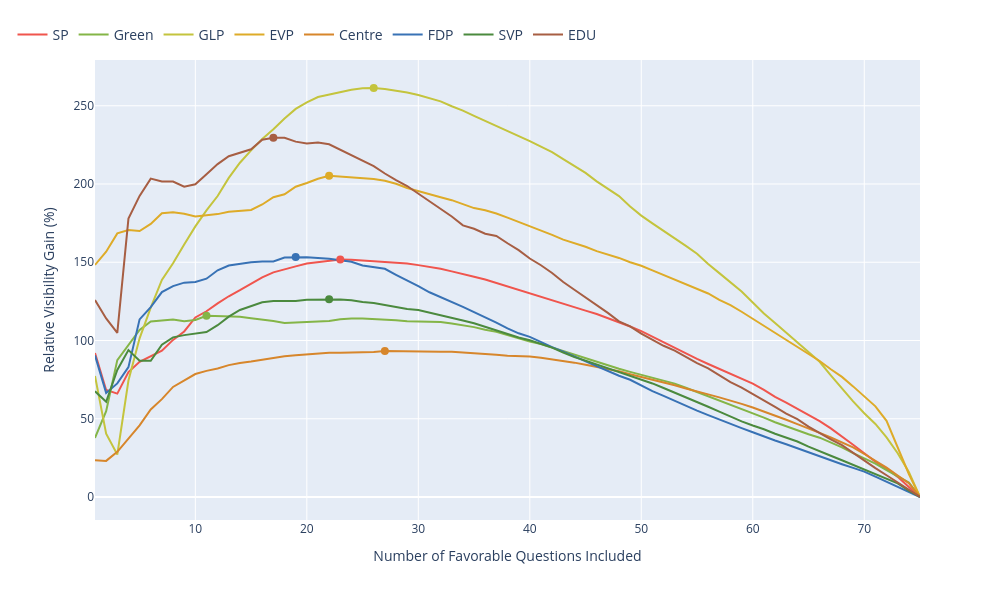

Source (notebook cell):
### Markdown cell above
### Plot

### Code cell
# VISUALIZE

fig = px.line(
    df_melted,
    x='# Questions',
    y='Party Visibility', 
    color='Party',
    width=1200, 
    height=800,
    color_discrete_map=PARTY2COLOR,
    category_orders={'Party': PARTIES_LEFT_TO_RIGHT},
)



# Find the maximum y-value for each group in 'variable' and add a cross marker
for variable in df_melted['Party'].unique():
    max_row = df_melted[df_melted['Party'] == variable].loc[df_melted[df_melted['Party'] == variable]['Party Visibility'].idxmax()]
    fig.add_trace(go.Scatter(
        x=[max_row['# Questions']],
        y=[max_row['Party Visibility']],
        mode='markers',
        marker=dict(symbol='circle', size=8, color=PARTY2COLOR[variable]),
        name=f'{variable}',
        showlegend=False,
    ))


#for party in [p for p in PARTIES_LEFT_TO_RIGHT if p in df_melted['Party'].unique()]:
#    fig.add_trace(go.Scatter(
#        x=[None],
#        y=[None],
#        mode='lines+markers',
#        line=dict(color=PARTY2COLOR[party], width=2),
#        marker=dict(symbol='circle', size=8, color=PARTY2COLOR[party]),
#        showlegend=True,
#        name=party,
#    ))


# Update layout for secondary y-axis
fig.update_layout(
    xaxis_title='Number of Favorable Questions Included',
    yaxis_title='Relative Visibility Gain (%)',
    legend_title='Party',
    width=1000,
    height=600,
    legend=dict(
        title=None,
        orientation="h",
        yanchor="bottom",
        y=1.02,
        xanchor="left",
        x=-0.1,
        font=dict(size=14),
        #itemwidth=60,
    )
)

### Figure 1 — Plotly figure (JSON) as saved in the notebook; plotly's stock layout.template omitted (floating-point values rounded to 4 significant figures)
{"data": [{"hovertemplate": "Party=SP<br># Questions=%{x}<br>Party Visibility=%{y}<extra></extra>", "legendgroup": "SP", "line": {"color": "#F0554D", "dash": "solid"}, "marker": {"symbol": "circle"}, "mode": "lines", "name": "SP", "orientation": "v", "showlegend": true, "type": "scatter", "x": [1, 2, 3, 4, 5, 6, 7, 8, 9, 10, 11, 12, 13, 14, 15, 16, 17, 18, 19, 20, 21, 22, 23, 24, 25, 26, 27, 28, 29, 30, 31, 32, 33, 34, 35, 36, 37, 38, 39, 40, 41, 42, 43, 44, 45, 46, 47, 48, 49, 50, 51, 52, 53, 54, 55, 56, 57, 58, 59, 60, 61, 62, 63, 64, 65, 66, 67, 68, 69, 70, 71, 72, 73, 74, 75], "xaxis": "x", "y": [91.94, 68.34, 66.03, 79.82, 86.36, 89.66, 93.48, 100.4, 105.8, 114.7, 118.7, 123.7, 128.3, 132.1, 136.1, 140.3, 143.5, 145.7, 147.4, 149.2, 150.2, 151.1, 151.7, 151.6, 151.1, 150.7, 150.4, 150.0, 149.2, 148.2, 147.1, 145.9, 144.2, 142.7, 140.7, 138.9, 136.7, 134.4, 132.1, 129.8, 127.5, 125.3, 123.5, 121.3, 119.1, 116.9, 114.4, 111.7, 108.9, 106.0, 102.4, 99.02, 95.12, 91.61, 88.24, 84.98, 81.94, 78.79, 75.77, 72.46, 68.5, 64.0, 60.29, 56.48, 52.65, 48.49, 43.85, 38.77, 33.41, 27.99, 22.61, 18.01, 12.88, 6.369, 0], "yaxis": "y"}, {"hovertemplate": "Party=Green<br># Questions=%{x}<br>Party Visibility=%{y}<extra></extra>", "legendgroup": "Green", "line": {"color": "#84B547", "dash": "solid"}, "marker": {"symbol": "circle"}, "mode": "lines", "name": "Green", "orientation": "v", "showlegend": true, "type": "scatter", "x": [1, 2, 3, 4, 5, 6, 7, 8, 9, 10, 11, 12, 13, 14, 15, 16, 17, 18, 19, 20, 21, 22, 23, 24, 25, 26, 27, 28, 29, 30, 31, 32, 33, 34, 35, 36, 37, 38, 39, 40, 41, 42, 43, 44, 45, 46, 47, 48, 49, 50, 51, 52, 53, 54, 55, 56, 57, 58, 59, 60, 61, 62, 63, 64, 65, 66, 67, 68, 69, 70, 71, 72, 73, 74, 75], "xaxis": "x", "y": [37.74, 54.87, 87.44, 96.73, 106.7, 112.2, 112.7, 113.5, 112.4, 113.2, 115.7, 115.6, 115.7, 115.2, 114.2, 113.6, 112.5, 111.1, 111.3, 111.7, 112.2, 112.4, 113.5, 114.1, 114.0, 113.7, 113.5, 112.9, 112.3, 112.2, 112.1, 111.8, 110.9, 109.8, 108.5, 106.9, 105.5, 103.4, 101.2, 99.37, 97.74, 95.48, 93.17, 90.74, 88.41, 86.03, 83.83, 81.92, 79.94, 78.01, 76.08, 74.18, 72.45, 69.79, 67.13, 64.36, 61.62, 58.98, 56.07, 53.5, 50.72, 47.77, 45.17, 42.65, 40.06, 37.9, 34.94, 31.68, 28.06, 24.54, 21.26, 17.16, 13.48, 9.322, 0], "yaxis": "y"}, {"hovertemplate": "Party=GLP<br># Questions=%{x}<br>Party Visibility=%{y}<extra></extra>", "legendgroup": "GLP", "line": {"color": "#C4C43D", "dash": "solid"}, "marker": {"symbol": "circle"}, "mode": "lines", "name": "GLP", "orientation": "v", "showlegend": true, "type": "scatter", "x": [1, 2, 3, 4, 5, 6, 7, 8, 9, 10, 11, 12, 13, 14, 15, 16, 17, 18, 19, 20, 21, 22, 23, 24, 25, 26, 27, 28, 29, 30, 31, 32, 33, 34, 35, 36, 37, 38, 39, 40, 41, 42, 43, 44, 45, 46, 47, 48, 49, 50, 51, 52, 53, 54, 55, 56, 57, 58, 59, 60, 61, 62, 63, 64, 65, 66, 67, 68, 69, 70, 71, 72, 73, 74, 75], "xaxis": "x", "y": [77.31, 40.44, 27.11, 74.42, 101.4, 121.0, 138.7, 149.4, 161.3, 172.9, 183.2, 192.3, 203.9, 213.6, 221.5, 228.8, 235.0, 241.8, 248.0, 252.2, 255.6, 257.3, 258.8, 260.2, 261.1, 261.3, 260.6, 259.6, 258.4, 256.9, 255.0, 252.8, 249.7, 246.9, 243.6, 240.3, 237.2, 234.1, 230.5, 227.4, 223.8, 220.3, 215.9, 211.4, 207.1, 201.7, 196.9, 192.3, 185.6, 179.8, 174.8, 170.1, 165.6, 160.5, 155.5, 148.9, 143.1, 137.1, 131.3, 124.3, 117.3, 111.2, 105.1, 98.73, 93.03, 86.39, 77.76, 69.21, 61.07, 53.51, 46.69, 38.06, 27.99, 15.93, 0], "yaxis": "y"}, {"hovertemplate": "Party=EVP<br># Questions=%{x}<br>Party Visibility=%{y}<extra></extra>", "legendgroup": "EVP", "line": {"color": "#DEAB28", "dash": "solid"}, "marker": {"symbol": "circle"}, "mode": "lines", "name": "EVP", "orientation": "v", "showlegend": true, "type": "scatter", "x": [1, 2, 3, 4, 5, 6, 7, 8, 9, 10, 11, 12, 13, 14, 15, 16, 17, 18, 19, 20, 21, 22, 23, 24, 25, 26, 27, 28, 29, 30, 31, 32, 33, 34, 35, 36, 37, 38, 39, 40, 41, 42, 43, 44, 45, 46, 47, 48, 49, 50, 51, 52, 53, 54, 55, 56, 57, 58, 59, 60, 61, 62, 63, 64, 65, 66, 67, 68, 69, 70, 71, 72, 73, 74, 75], "xaxis": "x", "y": [148.3, 156.8, 168.4, 170.6, 169.9, 174.5, 181.4, 181.9, 181.0, 179.2, 180.0, 180.8, 182.2, 182.8, 183.4, 186.9, 191.6, 193.4, 198.3, 200.7, 203.4, 205.2, 204.8, 204.4, 203.8, 203.2, 202.1, 200.2, 197.4, 195.6, 193.5, 191.6, 189.7, 187.0, 184.6, 183.2, 181.1, 178.5, 175.8, 172.9, 170.2, 167.5, 164.5, 162.2, 159.9, 157.1, 155.0, 152.8, 150.0, 147.8, 144.8, 141.9, 139.0, 135.8, 133.1, 130.0, 126.0, 122.6, 118.4, 113.8, 109.5, 105.0, 100.6, 95.9, 91.52, 86.91, 81.66, 76.76, 70.68, 64.34, 57.91, 48.68, 31.23, 14.72, 0], "yaxis": "y"}, {"hovertemplate": "Party=Centre<br># Questions=%{x}<br>Party Visibility=%{y}<extra></extra>", "legendgroup": "Centre", "line": {"color": "#D7862B", "dash": "solid"}, "marker": {"symbol": "circle"}, "mode": "lines", "name": "Centre", "orientation": "v", "showlegend": true, "type": "scatter", "x": [1, 2, 3, 4, 5, 6, 7, 8, 9, 10, 11, 12, 13, 14, 15, 16, 17, 18, 19, 20, 21, 22, 23, 24, 25, 26, 27, 28, 29, 30, 31, 32, 33, 34, 35, 36, 37, 38, 39, 40, 41, 42, 43, 44, 45, 46, 47, 48, 49, 50, 51, 52, 53, 54, 55, 56, 57, 58, 59, 60, 61, 62, 63, 64, 65, 66, 67, 68, 69, 70, 71, 72, 73, 74, 75], "xaxis": "x", "y": [23.5, 23.08, 28.86, 37.47, 45.81, 55.97, 62.55, 70.34, 74.61, 78.58, 80.6, 82.16, 84.28, 85.65, 86.52, 87.63, 89.03, 89.88, 90.57, 91.25, 91.79, 92.15, 92.15, 92.23, 92.56, 92.72, 93.25, 93.06, 93.03, 92.99, 92.87, 92.8, 92.77, 92.4, 91.84, 91.39, 90.87, 90.28, 89.87, 89.82, 88.91, 88.03, 87.05, 85.85, 84.52, 83.24, 81.93, 80.31, 78.49, 76.79, 75.07, 73.21, 71.37, 69.33, 67.26, 65.56, 63.64, 61.68, 59.51, 57.17, 54.66, 52.02, 49.36, 46.56, 43.51, 40.94, 38.02, 34.9, 31.73, 27.47, 23.34, 18.78, 13.72, 8.794, 0], "yaxis": "y"}, {"hovertemplate": "Party=FDP<br># Questions=%{x}<br>Party Visibility=%{y}<extra></extra>", "legendgroup": "FDP", "line": {"color": "#3872B5", "dash": "solid"}, "marker": {"symbol": "circle"}, "mode": "lines", "name": "FDP", "orientation": "v", "showlegend": true, "type": "scatter", "x": [1, 2, 3, 4, 5, 6, 7, 8, 9, 10, 11, 12, 13, 14, 15, 16, 17, 18, 19, 20, 21, 22, 23, 24, 25, 26, 27, 28, 29, 30, 31, 32, 33, 34, 35, 36, 37, 38, 39, 40, 41, 42, 43, 44, 45, 46, 47, 48, 49, 50, 51, 52, 53, 54, 55, 56, 57, 58, 59, 60, 61, 62, 63, 64, 65, 66, 67, 68, 69, 70, 71, 72, 73, 74, 75], "xaxis": "x", "y": [90.49, 66.53, 72.58, 82.98, 113.5, 121.4, 130.9, 134.7, 137.0, 137.4, 139.5, 144.9, 147.9, 149.0, 150.1, 150.5, 150.5, 153.1, 153.3, 153.3, 152.8, 152.3, 151.2, 150.3, 148.0, 147.0, 145.8, 142.0, 138.6, 134.7, 130.8, 127.8, 124.9, 121.5, 118.1, 115.0, 111.4, 107.7, 104.6, 102.3, 98.88, 95.76, 92.88, 89.79, 87.05, 83.57, 80.51, 77.47, 74.92, 71.05, 67.64, 64.59, 61.38, 58.47, 55.24, 52.34, 49.4, 46.8, 44.02, 41.35, 38.5, 36.08, 33.67, 31.06, 28.49, 26.01, 23.46, 20.97, 18.58, 16.24, 13.03, 9.713, 6.397, 3.234, 0], "yaxis": "y"}, {"hovertemplate": "Party=SVP<br># Questions=%{x}<br>Party Visibility=%{y}<extra></extra>", "legendgroup": "SVP", "line": {"color": "#4B8A3E", "dash": "solid"}, "marker": {"symbol": "circle"}, "mode": "lines", "name": "SVP", "orientation": "v", "showlegend": true, "type": "scatter", "x": [1, 2, 3, 4, 5, 6, 7, 8, 9, 10, 11, 12, 13, 14, 15, 16, 17, 18, 19, 20, 21, 22, 23, 24, 25, 26, 27, 28, 29, 30, 31, 32, 33, 34, 35, 36, 37, 38, 39, 40, 41, 42, 43, 44, 45, 46, 47, 48, 49, 50, 51, 52, 53, 54, 55, 56, 57, 58, 59, 60, 61, 62, 63, 64, 65, 66, 67, 68, 69, 70, 71, 72, 73, 74, 75], "xaxis": "x", "y": [67.54, 60.89, 81.16, 93.86, 87.12, 87.0, 97.33, 102.0, 103.4, 104.5, 105.4, 109.8, 115.2, 119.5, 121.7, 124.4, 125.2, 125.3, 125.3, 126.0, 126.1, 126.4, 126.3, 125.7, 124.6, 124.0, 122.7, 121.6, 120.1, 119.4, 117.9, 116.2, 114.6, 112.8, 111.0, 108.7, 106.6, 103.9, 101.9, 100.1, 97.62, 95.42, 92.3, 89.39, 87.17, 84.75, 82.5, 79.94, 77.84, 75.19, 72.56, 69.65, 66.69, 63.95, 60.77, 57.64, 54.53, 51.21, 48.34, 45.71, 43.32, 40.41, 37.89, 35.46, 32.21, 29.47, 26.37, 23.47, 20.46, 17.38, 14.88, 11.73, 8.749, 4.073, 0], "yaxis": "y"}, {"hovertemplate": "Party=EDU<br># Questions=%{x}<br>Party Visibility=%{y}<extra></extra>", "legendgroup": "EDU", "line": {"color": "#A75E43", "dash": "solid"}, "marker": {"symbol": "circle"}, "mode": "lines", "name": "EDU", "orientation": "v", "showlegend": true, "type": "scatter", "x": [1, 2, 3, 4, 5, 6, 7, 8, 9, 10, 11, 12, 13, 14, 15, 16, 17, 18, 19, 20, 21, 22, 23, 24, 25, 26, 27, 28, 29, 30, 31, 32, 33, 34, 35, 36, 37, 38, 39, 40, 41, 42, 43, 44, 45, 46, 47, 48, 49, 50, 51, 52, 53, 54, 55, 56, 57, 58, 59, 60, 61, 62, 63, 64, 65, 66, 67, 68, 69, 70, 71, 72, 73, 74, 75], "xaxis": "x", "y": [125.8, 114.1, 104.9, 177.9, 192.4, 203.4, 201.6, 201.6, 198.3, 199.8, 206.2, 212.7, 217.7, 219.8, 222.2, 228.3, 229.6, 229.6, 227.1, 225.9, 226.4, 225.4, 222.0, 218.7, 214.8, 211.4, 206.7, 202.4, 198.7, 193.7, 189.0, 184.2, 179.3, 173.6, 171.4, 168.2, 166.8, 162.1, 157.8, 152.4, 148.1, 143.2, 137.4, 132.4, 127.6, 123.1, 117.6, 112.2, 109.0, 104.4, 100.4, 96.62, 93.55, 89.59, 85.6, 82.23, 78.02, 73.44, 69.9, 65.87, 61.9, 57.56, 53.3, 49.77, 44.95, 40.77, 36.87, 33.12, 28.21, 23.07, 18.49, 13.9, 9.195, 4.598, 0], "yaxis": "y"}, {"marker": {"color": "#D7862B", "size": 8, "symbol": "circle"}, "mode": "markers", "name": "Centre", "showlegend": false, "type": "scatter", "x": [27], "y": [93.25]}, {"marker": {"color": "#84B547", "size": 8, "symbol": "circle"}, "mode": "markers", "name": "Green", "showlegend": false, "type": "scatter", "x": [11], "y": [115.7]}, {"marker": {"color": "#3872B5", "size": 8, "symbol": "circle"}, "mode": "markers", "name": "FDP", "showlegend": false, "type": "scatter", "x": [19], "y": [153.3]}, {"marker": {"color": "#F0554D", "size": 8, "symbol": "circle"}, "mode": "markers", "name": "SP", "showlegend": false, "type": "scatter", "x": [23], "y": [151.7]}, {"marker": {"color": "#C4C43D", "size": 8, "symbol": "circle"}, "mode": "markers", "name": "GLP", "showlegend": false, "type": "scatter", "x": [26], "y": [261.3]}, {"marker": {"color": "#4B8A3E", "size": 8, "symbol": "circle"}, "mode": "markers", "name": "SVP", "showlegend": false, "type": "scatter", "x": [22], "y": [126.4]}, {"marker": {"color": "#A75E43", "size": 8, "symbol": "circle"}, "mode": "markers", "name": "EDU", "showlegend": false, "type": "scatter", "x": [17], "y": [229.6]}, {"marker": {"color": "#DEAB28", "size": 8, "symbol": "circle"}, "mode": "markers", "name": "EVP", "showlegend": false, "type": "scatter", "x": [22], "y": [205.2]}], "layout": {"height": 600, "legend": {"font": {"size": 14}, "orientation": "h", "title": {}, "tracegroupgap": 0, "x": -0.1, "xanchor": "left", "y": 1.02, "yanchor": "bottom"}, "margin": {"t": 60}, "width": 1000, "xaxis": {"anchor": "y", "autorange": true, "domain": [0, 1], "range": [1, 75], "title": {"text": "Number of Favorable Questions Included"}, "type": "linear"}, "yaxis": {"anchor": "x", "autorange": true, "domain": [0, 1], "range": [-14.7, 279.2], "title": {"text": "Relative Visibility Gain (%)"}, "type": "linear"}}}
